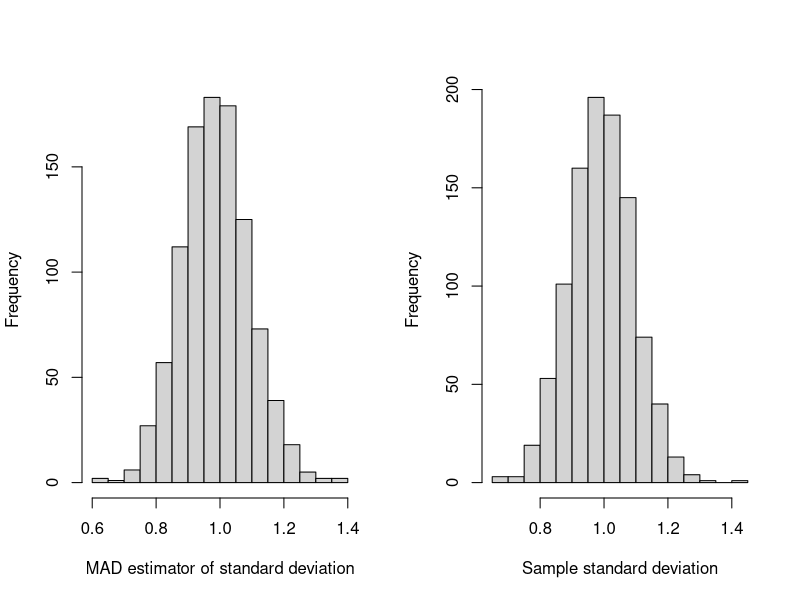

The R script that drew this image:
# Homework 7B ##

# Auxiliar function #
mad = function(x) (1/length(x))*sum(abs(x-mean(x)))

# Simulation #
M = matrix(rnorm(50000), ncol=50)
sigmahat = sqrt(pi/2)*apply(M, 1, mad)
s = apply(M, 1, sd)

# Bias #
mean(sigmahat)
mean(s)

# Efficiency #
sd(sigmahat)
sd(s)

# Graphical presentation #
par(mfrow=c(1,2))
hist(sigmahat, main='', xlab='MAD estimator of standard deviation', breaks=15)
hist(s, main='', xlab='Sample standard deviation', breaks=15)
